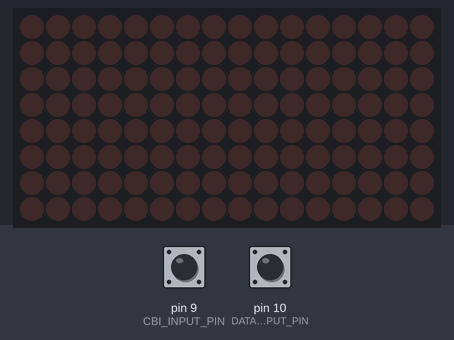
Simulated run of this sketch. Board: Arduino Uno, built with avr-gcc and run on an emulated ATmega328P. On the bench: 16×8 LED matrix. Inputs (shaded band) come from the test bench; at power-on: pin 9 (CBI_INPUT_PIN) HIGH, pin 10 (DATAPORT_INPUT_PIN) HIGH. Random numbers use the default seed unless the sketch sets one.

Above: at 1.2 s.
1.3 s: pin 9 (CBI_INPUT_PIN) pulsed LOW 2 times (0.12 s each, 0.3 s apart)
At 2.3 s:
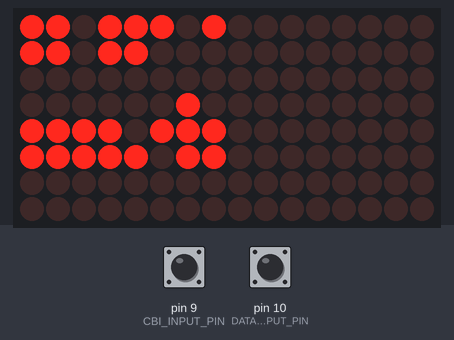
4.9 s: pin 10 (DATAPORT_INPUT_PIN) pulsed LOW 5 times (0.12 s each, 0.3 s apart)
At 7.3 s:
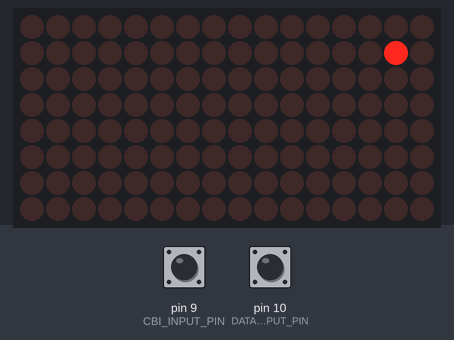
Timing chart, 0 to 8.8 s (numbered marks = the images above; inputs shaded):
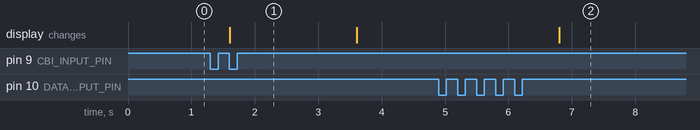

The sketch:

CBI_DataPanel_2_1.ino
```cpp
#include <LedControl.h>

//////////////////////////////////////////////////////////
// 2 Aug 2024 - Added the ability to disable and clear the lighting sequences when each door is closed -  Eebel
//            - Renamed to CBI_DataPanel 2.1 - Eebel
//            - I know tis code is not optimized.  However, it works.
//            - IMPORTANT!!!! Both signal pins need to be powered and sending the correct PWM signal (above or below 1500 micorseconds) for the code to work
//              - If only one pin is powered the sequence lags due to the pulseIn() command attempting to read an invalid data
//              - Both pins can safely be depowered when not in use (i.e. the doors are closed)
// 5/31/2014 - Renamed to CBI_DataPanel_2_0 - VAShadow
// 5/30/2014 - Added CBI Support - VAShadow
//
//
// 12/05/2013 - CuriousMarc DataPort sketch v1.0
// Alternate sketch for Michael's Erwin DataPort
// with a more organic feel
//
///////////////////////////////////////////////////////////

// change this to match which Arduino pins you connect your panel to,
// which can be any 3 digital pins you have available.
// This is the pinout for the DroidConUino, same as the R series
#define DATAIN_PIN 13 //2
#define CLOCK_PIN  12 //4
#define LOAD_PIN   11 //8
#define DATAPORT_INPUT_PIN 10
#define CBI_INPUT_PIN 9


//Set this to which Analog Pin you use for the voltage in.
#define analoginput 0

#define greenVCC 12.0    // Green LED on if above this voltage
#define yellowVCC 11.0   // Yellow LED on if above this voltage
#define redVCC 10.5      // Red LED on if above this voltage
#define voltScale 5.04   // A handy way to tune your results.  Higher values is a higher voltage poduced from the monitoring
                        //  Tune this value until the vin shows the correct battery voltage in the serial monitor.

// For 15volts: R1=47k, R2=24k
// For 30volts: R1=47k, R2=9.4k
#define R1 47000.0     // >> resistance of R1 in ohms << the more accurate these values are
#define R2 24000.0     // >> resistance of R2 in ohms << the more accurate the measurement will be


// change this to match your hardware, I have dataport as the device 0 (first in chain)
// and I don't have a CBI, but it would be second in the chain
// Invert the 1 and the 0 if you have them in the other order
#define DATAPORT 0 // the dataport one is first in the chain (device 0)
#define CBI      1 // I don't have a CBI, so I put it in second position (device 1)

// Number of Maxim chips that are connected
#define NUMDEV 2   // One for the dataport, one for the battery indicator

// the dataport is quite dim, so I put it to the maximum
#define DATAPORTINTENSITY 15  // 15 is max
#define CBIINTENSITY 12  // 15 is max

// uncomment this to test the LEDS one after the other at startup
//#define TEST
// This will revert to the old style block animation for comparison
//#define LEGACY
// If you are using the voltage monitor uncomment this
#define monitorVCC
// Uncomment #define tuneVCCValue to tune the values. Once they are correct comment it out for better performance
//#define tuneVCCValue

// the timing values below control the various effects. Tweak to your liking.
// values are in ms. The lower the faster.
#define TOPBLOCKSPEED   70
#define BOTTOMLEDSPEED  200
#define REDLEDSPEED     500
#define BLUELEDSPEED    500
#define BARGRAPHSPEED   200
#define CBISPEED        25

// Uncomment this if you want an alternate effect for the blue LEDs, where it moves
// in sync with the bar graph
//#define BLUELEDTRACKGRAPH

//============================================================================

float vout = 0.0;       // for voltage out measured analog input
int value = 0;          // used to hold the analog value coming out of the voltage divider
float vin = 0.0;        // voltage calulcated... since the divider allows for 15 volts

bool dataPortState = false; //lights are off
unsigned long dataPanelDuration;  //Start with the datapanel door closed

bool cbiState = false;  //lights are off
unsigned long cbiDuration; // start with the cbi door closed

int lightsState = 0;  //0 = both off, 1= CBI on and DP Off, 2 = CBI off and DP on, 3 = both on

// Instantiate LedControl driver
LedControl lc=LedControl(DATAIN_PIN,CLOCK_PIN,LOAD_PIN,NUMDEV);   // RSeries FX i2c v5 Module Logics Connector

void setup()
{
  Serial.begin(57600);

  // initialize Maxim driver chips
  lc.shutdown(DATAPORT,false);                  // take out of shutdown
  lc.clearDisplay(DATAPORT);                    // clear
  lc.setIntensity(DATAPORT,DATAPORTINTENSITY);  // set intensity

  lc.shutdown(CBI,false);                       // take out of shutdown
  lc.clearDisplay(CBI);                         // clear
  lc.setIntensity(CBI,CBIINTENSITY);            // set intensity

#ifdef  TEST// test LEDs
  singleTest();
  delay(2000);
#endif


#ifndef monitorVCC
  pinMode(analoginput, INPUT);
#endif

pinMode(DATAPORT_INPUT_PIN, INPUT_PULLUP);
pinMode(CBI_INPUT_PIN, INPUT_PULLUP);
}


void loop()
{
    // START ENCODING
    // Grab the state of the input pins for the dataport and cbi and encode it as an integer (0-3)
    // I am sending a PWM signal from a Pololu Maestro.
    // To enable lighting set anu value above 1500 microseconds
    // To disable lighting set the pin value to less than 1500 microseconds
    dataPanelDuration = pulseIn(DATAPORT_INPUT_PIN, HIGH); // get current PWM of DATAPORT input pin.  Is the pin HIGH OR LOW
    cbiDuration = pulseIn(CBI_INPUT_PIN, HIGH);           // get current PWM of CBI input pin.  Is the pin HIGH OR LOW

    //convert the dataPort state to an boolean type
    if (dataPanelDuration > 1500){
      dataPortState = 1;
    }
    else{
      dataPortState = 0;
    }

    //convert the cbi state to a boolean type
    if (cbiDuration > 1500){
        cbiState = 1;
      }
      else {
        cbiState = 0;
      }

    //Make an int based on the two boolean values
    lightsState = MakeInt(dataPortState, cbiState);
    //END OF ENCODING

  // this is the legacy algorythm. Super simple, but very blocky.
  //
#ifdef LEGACY
  switch (lightsState){
      case 0: //both off
        lc.clearDisplay(CBI);
        lc.clearDisplay(DATAPORT);
        break;
      case 1: //cbi ON only
        #ifdef monitorVCC
          for (int row=0; row<4; row++) lc.setRow(CBI,row,random(0,256));
          getVCC();
        #else
          for (int row=0; row<7; row++) lc.setRow(CBI,row,random(0,256));
        #endif
        lc.clearDisplay(DATAPORT);
        break;
      case 2: //dataPort ON only
        for (int row=0; row<6; row++) lc.setRow(DATAPORT,row,random(0,256));
        lc.clearDisplay(CBI);
        break;
      case 3: //both ON
        for (int row=0; row<6; row++) lc.setRow(DATAPORT,row,random(0,256));
        #ifdef monitorVCC
          for (int row=0; row<4; row++) lc.setRow(CBI,row,random(0,256));
          getVCC();
        #else
          for (int row=0; row<7; row++) lc.setRow(CBI,row,random(0,256));
        #endif
        break;
  }
    delay(1000);
  #else
    //START OF MY DOOR CODE
    switch (lightsState){
      case 0: //both off
        lc.clearDisplay(CBI);
        lc.clearDisplay(DATAPORT);
        break;
      case 1: //cbi ON only
        updateCBILEDs();
          #ifdef monitorVCC
        getVCC();
  #endif
        lc.clearDisplay(DATAPORT);
        break;
      case 2: //dataPort ON only
        updateTopBlocks();
        bargraphDisplay(0);
        updatebottomLEDs();
        updateRedLEDs();
        updateBlueLEDs();
        lc.clearDisplay(CBI);
        break;
      case 3: //both ON
        updateTopBlocks();
        bargraphDisplay(0);
        updatebottomLEDs();
        updateRedLEDs();
        updateBlueLEDs();
        updateCBILEDs();
        #ifdef monitorVCC
          getVCC();
        #endif
        break;
    } //END OF MY DOOR CODE

  // #ifdef monitorVCC
  //   getVCC();
  // #endif
  //  #ifndef BLUELEDTRACKGRAPH
  //    updateBlueLEDs();
  //  #endif

  #endif

}
// END OF MAIN LOOP
//*+*+*+*+*+*+*+*+*+*+*+*+*+*+*+*+*+*+*+*+*+*+*+*+*+*+*+*+*+*+*+*+*+*
//*+*+*+*+*+*+*+*+*+*+*+*+*+*+*+*+*+*+*+*+*+*+*+*+*+*+*+*+*+*+*+*+*+*
//*+*+*+*+*+*+*+*+*+*+*+*+*+*+*+*+*+*+*+*+*+*+*+*+*+*+*+*+*+*+*+*+*+*


///////////////////////////////////////////////////
// Test LEDs, each Maxim driver row in turn
// Each LED blinks according to the col number
// Col 0 is just on
// Col 1 blinks twice
// col 2 blinks 3 times, etc...
//

#define TESTDELAY 30
void singleTest()
{
  for(int row=0;row<6;row++)
  {
    for(int col=0;col<7;col++)
    {
      delay(TESTDELAY);
      lc.setLed(DATAPORT,row,col,true);
      delay(TESTDELAY);
      for(int i=0;i<col;i++)
      {
        lc.setLed(DATAPORT,row,col,false);
        delay(TESTDELAY);
        lc.setLed(DATAPORT,row,col,true);
        delay(TESTDELAY);
      }
    }
  }


 for(int row=0;row<4;row++)
  {
    for(int col=0;col<5;col++)
    {
      delay(TESTDELAY);
      lc.setLed(CBI,row,col,true);
      delay(TESTDELAY);
      for(int i=0;i<col;i++)
      {
        lc.setLed(CBI,row,col,false);
        delay(TESTDELAY);
        lc.setLed(CBI,row,col,true);
        delay(TESTDELAY);
      }
    }
  }

 lc.setLed(CBI,4,5,true);
 delay(TESTDELAY);
 lc.setLed(CBI,5,5,true);
 delay(TESTDELAY);
 lc.setLed(CBI,6,5,true);
 delay(TESTDELAY);
}

///////////////////////////////////
// animates the two top left blocks
// (green and yellow blocks)
void updateTopBlocks()
{
  static unsigned long timeLast=0;
  unsigned long elapsed;
  elapsed=millis();
  if ((elapsed - timeLast) < TOPBLOCKSPEED) return;
  timeLast = elapsed;

  lc.setRow(DATAPORT,4,randomRow(4)); // top yellow blocks
  lc.setRow(DATAPORT,5,randomRow(4)); // top green blocks

}

///////////////////////////////////
// animates the CBI
//
void updateCBILEDs()
{
  static unsigned long timeLast=0;
  unsigned long elapsed;
  elapsed=millis();
  if ((elapsed - timeLast) < CBISPEED) return;
  timeLast = elapsed;

  #ifdef monitorVCC
    lc.setRow(CBI,random(4),randomRow(random(4)));
  #else
    lc.setRow(CBI,random(7),randomRow(random(4)));
  #endif
}

////////////////////////////////////
// Utility to generate random LED patterns
// Mode goes from 0 to 6. The lower the mode
// the less the LED density that's on.
// Modes 4 and 5 give the most organic feel
byte randomRow(byte randomMode)
{
  switch(randomMode)
  {
    case 0:  // stage -3
      return (random(256)&random(256)&random(256)&random(256));
      break;
    case 1:  // stage -2
      return (random(256)&random(256)&random(256));
      break;
    case 2:  // stage -1
      return (random(256)&random(256));
      break;
    case 3: // legacy "blocky" mode
      return random(256);
      break;
    case 4:  // stage 1
      return (random(256)|random(256));
      break;
    case 5:  // stage 2
      return (random(256)|random(256)|random(256));
      break;
    case 6:  // stage 3
      return (random(256)|random(256)|random(256)|random(256));
      break;
    default:
      return random(256);
      break;
  }
}

//////////////////////
// bargraph for the right column
// disp 0: Row 2 Col 5 to 0 (left bar) - 6 to 0 if including lower red LED,
// disp 1: Row 3 Col 5 to 0 (right bar)

#define MAXGRAPH 2

void bargraphDisplay(byte disp)
{
  static byte bargraphdata[MAXGRAPH]; // status of bars

  if(disp>=MAXGRAPH) return;

  // speed control
  static unsigned long previousDisplayUpdate[MAXGRAPH]={0,0};

  unsigned long currentMillis = millis();
  if(currentMillis - previousDisplayUpdate[disp] < BARGRAPHSPEED) return;
  previousDisplayUpdate[disp] = currentMillis;

  // adjust to max numbers of LED available per bargraph
  byte maxcol;
  if(disp==0 || disp==1) maxcol=6;
  else maxcol=3;  // for smaller graph bars, not defined yet

  // use utility to update the value of the bargraph  from it's previous value
  byte value = updatebar(disp, &bargraphdata[disp], maxcol);
  byte data=0;
  // transform value into byte representing of illuminated LEDs
  // start at 1 so it can go all the way to no illuminated LED
  for(int i=1; i<=value; i++)
  {
    data |= 0x01<<i-1;
  }
  // transfer the byte column wise to the video grid
  fillBar(disp, data, value, maxcol);
}

/////////////////////////////////
// helper for updating bargraph values, to imitate bargraph movement
byte updatebar(byte disp, byte* bargraphdata, byte maxcol)
{
  // bargraph values go up or down one pixel at a time
  int variation = random(0,3);            // 0= move down, 1= stay, 2= move up
  int value=(int)(*bargraphdata);         // get the previous value
  //if (value==maxcol) value=maxcol-2; else      // special case, staying stuck at maximum does not look realistic, knock it down
  value += (variation-1);                 // grow or shring it by one step
#ifndef BLUELEDTRACKGRAPH
  if (value<=0) value=0;                  // can't be lower than 0
#else
  if (value<=1) value=1;                  // if blue LED tracks, OK to keep lower LED always on
#endif
  if (value>maxcol) value=maxcol;         // can't be higher than max
  (*bargraphdata)=(byte)value;            // store new value, use byte type to save RAM
  return (byte)value;                     // return new value
}

/////////////////////////////////////////
// helper for lighting up a bar of LEDs based on a value
void fillBar(byte disp, byte data, byte value, byte maxcol)
{
  byte row;

  // find the row of the bargraph
  switch(disp)
  {
    case 0:
      row = 2;
      break;
    case 1:
      row = 3;
      break;
    default:
      return;
      break;
  }

  for(byte col=0; col<maxcol; col++)
  {
    // test state of LED
    byte LEDon=(data & 1<<col);
    if(LEDon)
    {
      //lc.setLed(DATAPORT,row,maxcol-col-1,true);  // set column bit
      lc.setLed(DATAPORT,2,maxcol-col-1,true);      // set column bit
      lc.setLed(DATAPORT,3,maxcol-col-1,true);      // set column bit
      //lc.setLed(DATAPORT,0,maxcol-col-1,true);      // set blue column bit
    }
    else
    {
      //lc.setLed(DATAPORT,row,maxcol-col-1,false); // reset column bit
      lc.setLed(DATAPORT,2,maxcol-col-1,false);     // reset column bit
      lc.setLed(DATAPORT,3,maxcol-col-1,false);     // reset column bit
      //lc.setLed(DATAPORT,0,maxcol-col-1,false);     // set blue column bit
    }
  }
#ifdef BLUELEDTRACKGRAPH
  // do blue tracking LED
  byte blueLEDrow=B00000010;
  blueLEDrow=blueLEDrow<<value;
  lc.setRow(DATAPORT,0,blueLEDrow);
#endif
}

/////////////////////////////////
// This animates the bottom white LEDs
void updatebottomLEDs()
{
  static unsigned long timeLast=0;
  unsigned long elapsed=millis();
  if ((elapsed - timeLast) < BOTTOMLEDSPEED) return;
  timeLast = elapsed;

  // bottom LEDs are row 1,
  lc.setRow(DATAPORT,1,randomRow(4));
}

////////////////////////////////
// This is for the two red LEDs
void updateRedLEDs()
{
  static unsigned long timeLast=0;
  unsigned long elapsed=millis();
  if ((elapsed - timeLast) < REDLEDSPEED) return;
  timeLast = elapsed;

  // red LEDs are row 2 and 3, col 6,
  lc.setLed(DATAPORT,2,6,random(0,2));
  lc.setLed(DATAPORT,3,6,random(0,2));
}

//////////////////////////////////
// This animates the blue LEDs
// Uses a random delay, which never exceeds BLUELEDSPEED
void updateBlueLEDs()
{
  static unsigned long timeLast=0;
  static unsigned long variabledelay=BLUELEDSPEED;
  unsigned long elapsed=millis();
  if ((elapsed - timeLast) < variabledelay) return;
  timeLast = elapsed;
  variabledelay=random(10, BLUELEDSPEED);

  /*********experimental, moving dots animation
  static byte stage=0;
  stage++;
  if (stage>7) stage=0;
  byte LEDstate=B00000011;
  // blue LEDs are row 0 col 0-5
  lc.setRow(DATAPORT,0,LEDstate<<stage);
  *********************/

  // random
  lc.setRow(DATAPORT,0,randomRow(4));
}


void getVCC()
{
  value = analogRead(analoginput); // this must be between 0.0 and 5.0 - otherwise you'll let the blue smoke out of your ar
  vout= (value * voltScale)/1024.0;  //voltage coming out of the voltage divider
  vin = vout / (R2/(R1+R2)); //voltage to display

  lc.setLed(CBI,6,5,(vin >= greenVCC));
  lc.setLed(CBI,5,5,(vin >= yellowVCC));
  lc.setLed(CBI,4,5,(vin >= redVCC));

  #ifdef tuneVCCValue
    Serial.print("Volt Out = ");                                  // DEBUG CODE
    Serial.print(vout, 1);   //Print float "vin" with 1 decimal   // DEBUG CODE
    Serial.print("\tVolts Calc = ");                             // DEBUG CODE
    Serial.println(vin, 1);   //Print float "vin" with 1 decimal   // DEBUG CODE
  #endif
}

int MakeInt(bool b1, bool b2)
//Creates an integer from the two boolena values (0-3)
{
   return b1 | (b2<<1);
}
```

Measured:
- after the input at 1.3 s, the display: changes after 0.31 s (image 1)
- after the input at 4.9 s, the display: changes after 1.9 s (image 2)
